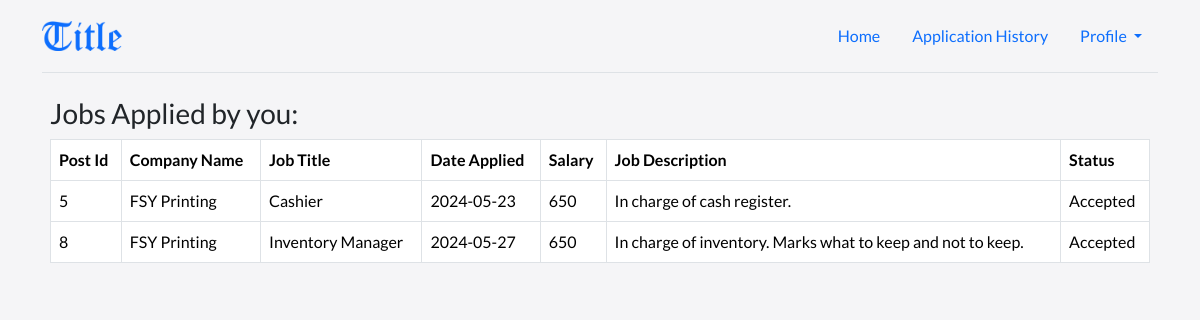
The page /title/jb_applicationhistory.php (signed in) on the database its author committed.
### tables this page shows
CREATE TABLE `tbl_jobs` (
  `id` int(11) NOT NULL,
  `date` date NOT NULL,
  `eid` int(11) NOT NULL,
  `title` varchar(255) NOT NULL,
  `description` text NOT NULL,
  `qualifications` text NOT NULL,
  `salary` int(12) NOT NULL,
  `location` varchar(255) NOT NULL,
  `work_sched` varchar(100) NOT NULL,
  `work_arrangement` varchar(100) NOT NULL,
  `status` varchar(100) NOT NULL
);

### title/jb_applicationhistory.php (the view, shortened to what this page needs)
<!DOCTYPE html>
<html lang="en" data-bs-theme="auto">
    <head>
        <link rel="stylesheet" href="https://cdn.jsdelivr.net/npm/@docsearch/css@3">
        <link href="../title/assets/dist/css/bootstrap.min.css" rel="stylesheet">
    </head>
    <body>
        <main>
            <div class="container">
                <header class="d-flex flex-wrap align-items-center justify-content-center justify-content-md-between py-3 mb-4 border-bottom">
                <img class="bi me-2" src="../title/title-img/sec-logo.png" width="80" height="30" role="img" aria-label="Title"></img>
                <div class="d-flex justify-content-between align-items-center">
                    <ul class="nav">
                        <li class="nav-item">
                            <a class="nav-link active" href="jb_home.php">Home</a>
                        </li>
                        <li class="nav-item">
                            <a class="nav-link" aria-current="page" href="#">Application History</a>
                        </li>
                        <li class="nav-item dropdown">
                            <a class="nav-link dropdown-toggle" href="jb_profile.php" role="button" data-bs-toggle="dropdown" aria-expanded="false">
                                Profile
                            </a>
                        </li>
                </div>
                </header>
            </div>
        </main>
        <div class="container-table">
        <div style=" height: 100vh; margin-top:0%;" class="col-md-11">
            <div>
                <h3>Jobs Applied by you:</h3>
            </div>
            <table class="table table-bordered" id='appliedjobsTable'>
                <thead>
                    <th>Post Id</th>
                    <th>Company Name</th>
                    <th>Job Title</th>
                    <th>Date Applied</th>
                    <th>Salary</th>
                    <th>Job Description</th>
                    <th>Status</th>
                </thead>
                <tbody>
                <?php
                    include 'connection.php';
                    $jbid = $_SESSION['jbid'];
                    $sql = "SELECT id, (SELECT name FROM tbl_employers WHERE id = tbl_jobs.eid) as ename, title, salary, description,
                                    (SELECT date FROM tbl_appliedjobs WHERE pid = tbl_jobs.id AND jbid = $jbid) AS date,
                                    (SELECT status FROM tbl_appliedjobs WHERE pid = tbl_jobs.id AND jbid = $jbid) AS status
                                FROM tbl_jobs
                                WHERE id IN (SELECT pid FROM tbl_appliedjobs WHERE jbid = $jbid);";
                    $result = $conn->query($sql);
                    if ($result->num_rows > 0) {
                        while ($row = $result->fetch_assoc()) {
                            $ename = $row['ename'];
                            $id = $row['id'];
                            $title = $row['title'];
                            $date = $row['date'];
                            $salary = $row['salary'];
                            $description = $row['description'];
                            $status = $row['status'];
                ?>
                    <tr>
                        <td><?php echo $id; ?></td>
                        <td><?php echo $ename; ?></td>
                        <td><?php echo $title; ?></td>
                        <td><?php echo $date; ?></td>
                        <td><?php echo $salary; ?></td>
                        <td><?php echo $description; ?></td>
                        <td><?php echo $status; ?></td>
                    </tr>
                    <?php
                        }
                    }
                    ?>
                </tbody>
            </table>
        </div>
        </div>
    </body>
</html>

### title/jb_applicationhistory.php (style rules this page uses)
body { background-color: #f5f5f7; font-family: 'Lato', sans-serif; font-weight: 400; }
.container-table { display: flex; align-items: center; justify-content: center; height: 100vh; }
.bi { vertical-align: -.125em; fill: currentColor; }

### rows shown on the page
tbl_jobs: id "5", ename "FSY Printing", title "Cashier", date "2024-05-23", salary "650", description "In charge of cash register.", status "Accepted"
tbl_jobs: id "8", ename "FSY Printing", title "Inventory Manager", date "2024-05-27", salary "650", description "In charge of inventory. Marks what to keep and not to keep.", status "Accepted"
